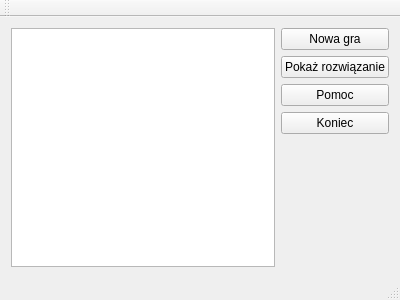
<?xml version="1.0" encoding="UTF-8"?>
<ui version="4.0">
 <class>MainWindow</class>
 <widget class="QMainWindow" name="MainWindow">
  <property name="geometry">
   <rect>
    <x>0</x>
    <y>0</y>
    <width>400</width>
    <height>300</height>
   </rect>
  </property>
  <property name="windowTitle">
   <string>MainWindow</string>
  </property>
  <widget class="QWidget" name="centralWidget">
   <layout class="QHBoxLayout" name="horizontalLayout">
    <item>
     <widget class="QGraphicsView" name="graphicsView"/>
    </item>
    <item>
     <layout class="QFormLayout" name="formLayout">
      <item row="1" column="0">
       <widget class="QPushButton" name="pokazRozwiazanieButton">
        <property name="text">
         <string>Pokaż rozwiązanie</string>
        </property>
       </widget>
      </item>
      <item row="0" column="0" colspan="2">
       <widget class="QPushButton" name="nowaGraButton">
        <property name="text">
         <string>Nowa gra</string>
        </property>
       </widget>
      </item>
      <item row="2" column="0" colspan="2">
       <widget class="QPushButton" name="pomocButton">
        <property name="text">
         <string>Pomoc</string>
        </property>
       </widget>
      </item>
      <item row="3" column="0" colspan="2">
       <widget class="QPushButton" name="koniecButton">
        <property name="text">
         <string>Koniec</string>
        </property>
       </widget>
      </item>
     </layout>
    </item>
   </layout>
  </widget>
  <widget class="QMenuBar" name="menuBar">
   <property name="geometry">
    <rect>
     <x>0</x>
     <y>0</y>
     <width>400</width>
     <height>27</height>
    </rect>
   </property>
  </widget>
  <widget class="QToolBar" name="mainToolBar">
   <attribute name="toolBarArea">
    <enum>TopToolBarArea</enum>
   </attribute>
   <attribute name="toolBarBreak">
    <bool>false</bool>
   </attribute>
  </widget>
  <widget class="QStatusBar" name="statusBar"/>
 </widget>
 <layoutdefault spacing="6" margin="11"/>
 <resources/>
 <connections>
  <connection>
   <sender>koniecButton</sender>
   <signal>clicked()</signal>
   <receiver>MainWindow</receiver>
   <slot>close()</slot>
   <hints>
    <hint type="sourcelabel">
     <x>328</x>
     <y>174</y>
    </hint>
    <hint type="destinationlabel">
     <x>257</x>
     <y>228</y>
    </hint>
   </hints>
  </connection>
 </connections>
</ui>
